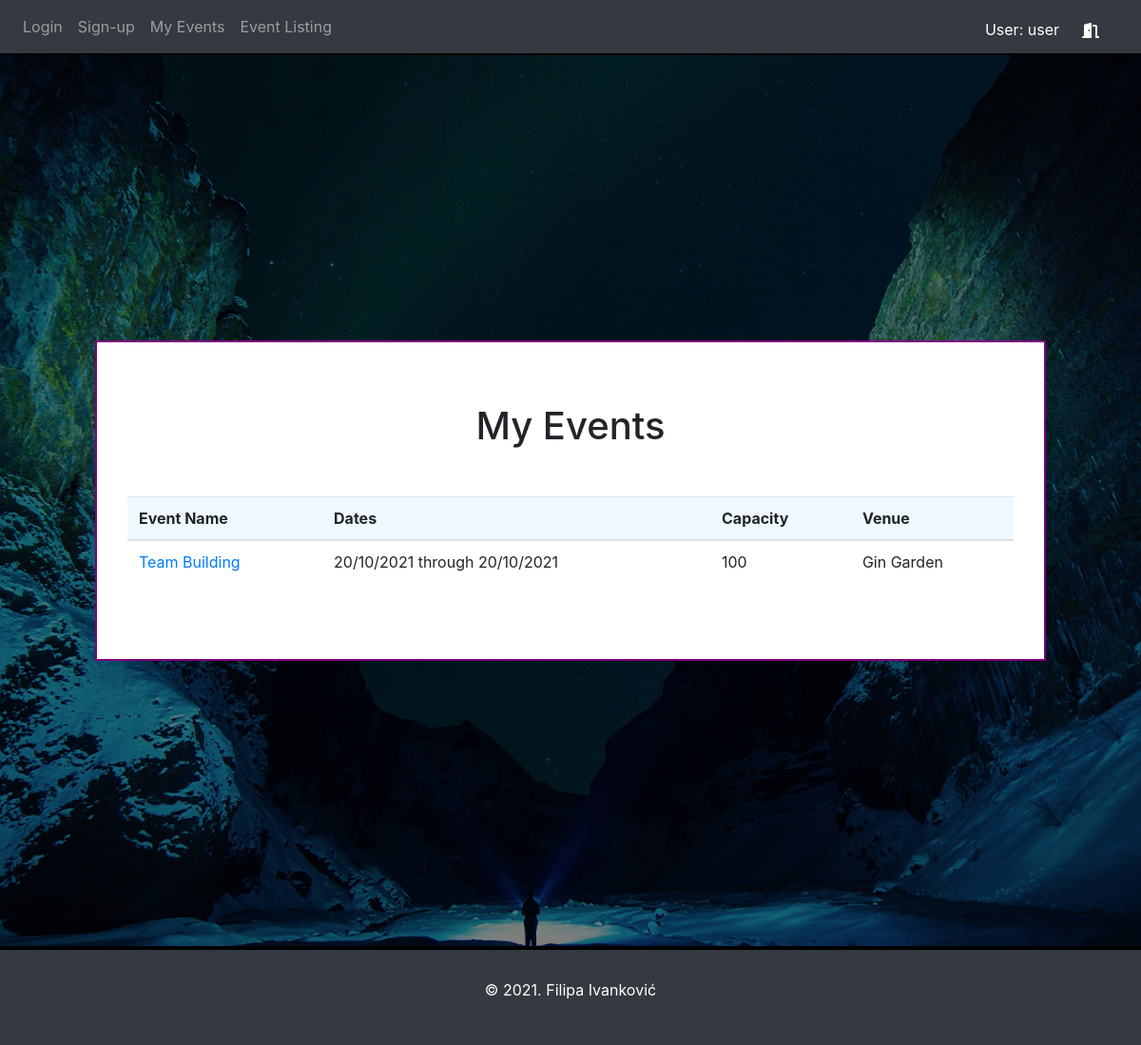
Screenshot of /myEvents.php (signed in) with the database file from the repository.
### tables this page shows
CREATE TABLE IF NOT EXISTS `attendee` (
  `idattendee` int(11) NOT NULL AUTO_INCREMENT,
  `name` varchar(100) NOT NULL,
  `password` varchar(100) NOT NULL,
  `role` int(11) DEFAULT NULL,
  PRIMARY KEY (`idattendee`),
  KEY `role_idx` (`role`)
);

CREATE TABLE IF NOT EXISTS `event` (
  `idevent` int(11) NOT NULL AUTO_INCREMENT,
  `name` varchar(50) NOT NULL,
  `datestart` datetime NOT NULL,
  `dateend` datetime NOT NULL,
  `numberallowed` int(11) NOT NULL,
  `venue` int(11) NOT NULL,
  PRIMARY KEY (`idevent`),
  UNIQUE KEY `name_UNIQUE` (`name`),
  KEY `venue_fk_idx` (`venue`)
);

CREATE TABLE IF NOT EXISTS `venue` (
  `idvenue` int(11) NOT NULL AUTO_INCREMENT,
  `name` varchar(50) NOT NULL,
  `capacity` int(11) DEFAULT NULL,
  PRIMARY KEY (`idvenue`),
  UNIQUE KEY `name_UNIQUE` (`name`)
);

### includes/dbh.php (called while the page is built, shortened)
<?php
class DB
{
    private static $connection;
    private static $settings = array(
        PDO::ATTR_ERRMODE => PDO::ERRMODE_EXCEPTION,
        PDO::MYSQL_ATTR_INIT_COMMAND => "SET NAMES utf8",
    );
    public static function connect()
    {
        if (!isset(self::$connection)) {
            try {
                $host = DB_HOST;
                $user = DB_USER;
                $password = DB_PASS;
                $database = DB_NAME;
                self::$connection = new PDO(
                    "mysql:host=$host;dbname=$database",
                    $user,
                    $password,
                    self::$settings
                );
            } catch (PDOException $e) {
                throw new PDOException($e->getMessage(), (int) $e->getCode());
            }
        }
    }
    public static function queryOne($query, $params = array(), $className)
    {
        try {
            $statement = self::$connection->prepare($query);
            $statement->execute($params);
            return $statement->fetchObject($className);
        } catch (PDOException $e) {
            throw new PDOException($e->getMessage(), (int) $e->getCode());
        }
    }
    public static function queryAll($query, $params = array(), $className)
    {
        try {
            $statement = self::$connection->prepare($query);
            $statement->execute($params);
            return $statement->fetchAll(PDO::FETCH_CLASS, $className);
        } catch (PDOException $e) {
            throw new PDOException($e->getMessage(), (int) $e->getCode());
        }
    }
}

### model/Event.php (called while the page is built, shortened)
<?php
require_once('./includes/dbh.php');
class Event
{
    public $datestart;
    public $dateend;
    public function getAllThatUserIsAttending($userID)
    {
        $query = 'SELECT * FROM attendee INNER JOIN attendee_event ON attendee.idattendee = attendee_event.attendee INNER JOIN event ON event.idevent = attendee_event.event WHERE attendee.idattendee = :userID;';
        $params = ['userID' => $userID];
        $className = self::class;
        return DB::queryAll($query, $params, $className);
    }
    public function getDates()
    {
        $dateFormat = "d/m/Y";
        $new_starting_date = date($dateFormat, strtotime($this->datestart));
        $new_ending_date = date($dateFormat, strtotime($this->dateend));
        return $new_starting_date . " through " . $new_ending_date;
    }
}

### model/Venue.php (called while the page is built, shortened)
<?php
require_once('./includes/dbh.php');
class Venue
{
    public function getOneByID($id)
    {
        $query = 'SELECT * FROM venue WHERE venue.idvenue = :id;';
        $params = ['id' => $id];
        $className = self::class;
        return DB::queryOne($query, $params, $className);
    }
}

### myEvents.php (the view, shortened to what this page needs)
<head>
    <link rel="stylesheet" type="text/css" href="assets/css/styles.css">
    <link rel="stylesheet" href="https://stackpath.bootstrapcdn.com/bootstrap/4.3.1/css/bootstrap.min.css"
>
</head>
<?php
include_once 'View/shared/header.php';
require_once('./model/Event.php');
require_once('./model/Venue.php');
?>
<section id="section-eventListing">
    <div id="eventTable-div">
        <div id="event-header">
            <h1>My Events</h1>
        </div>
        <table class="table">
            <thead>
                <tr>
                    <th scope="col">Event Name</th>
                    <th scope="col">Dates</th>
                    <th scope="col">Capacity</th>
                    <th scope="col">Venue</th>
                </tr>
            </thead>
            <tbody>
                <?php
                $userID = $_SESSION["idattendee"];
                $event = new Event();
                $events = $event->getAllThatUserIsAttending($userID);
                $venue = new Venue();
                foreach ($events as $event) {
                    $myVenue = $venue->getOneByID($event->venue);
                    $venueName = ($myVenue != null) ? $myVenue->name : 'undefined';
                    echo "<tr>";
                    echo "<td>
                            <a href='eventDetails.php?eventID=$event->idevent'>
                                $event->name
                            </a>
                        </td>";
                    echo "<td>" . $event->getDates() . "</td>";
                    echo "<td>$event->numberallowed</td>";
                    echo "<td>$venueName</td>";
                    echo "</tr>";
                }
                ?>
            </tbody>
        </table>
</section>
<?php
include_once 'View/shared/footer.php';
?>

### assets/css/styles.css (style rules this page uses)
#section-eventListing { background: linear-gradient( rgba(0, 0, 0, 0.5), rgba(0, 0, 0, 0.5) ), url('../img/EventListing_Background.jpg'); background-size: cover; background-position: center; background-repeat: no-repeat; border-bottom: 2px solid black; background-position: center top; background-attachment: fixed; padding-top: 300px; padding-bottom: 300px; }
#event-header { text-align: center; margin-bottom: 50px; }
#eventTable-div { margin-right: 100px; margin-left: 100px; background-color: white; padding-top: 64px; padding-bottom: 64px; padding-left: 32px; padding-right: 32px; border: 2px solid purple; }
thead th { background-color: aliceblue; }
tr { transition: all 1s; }

### rows the page displays
attendee: event.name "Team Building", event.datestart+dateend "20/10/2021 through 20/10/2021", event.numberallowed "100", venue.name "Gin Garden"

### other values shown
$_SESSION["name"] "user"
